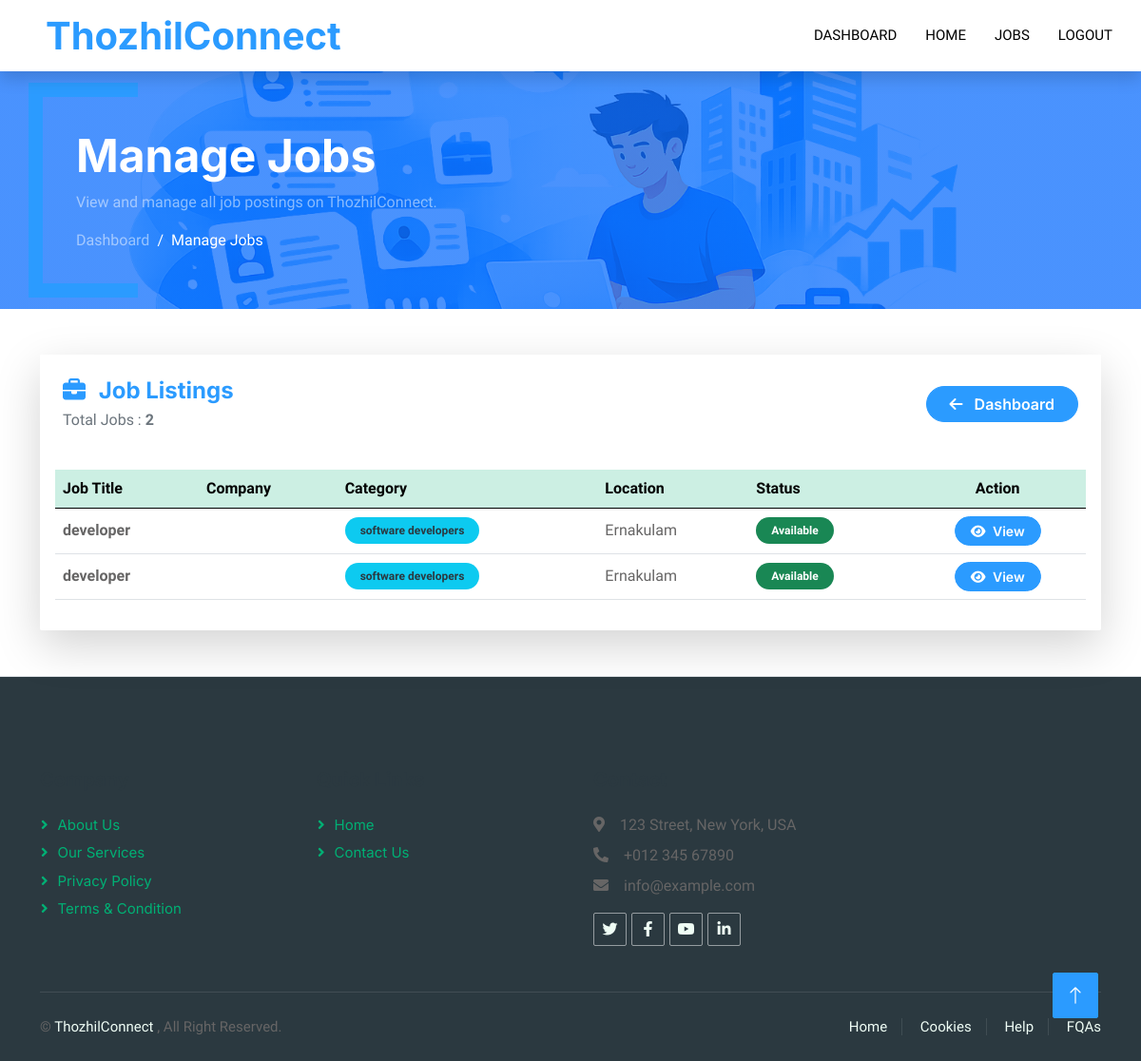
The app's page /adminpanel/jobs (signed in), older data.
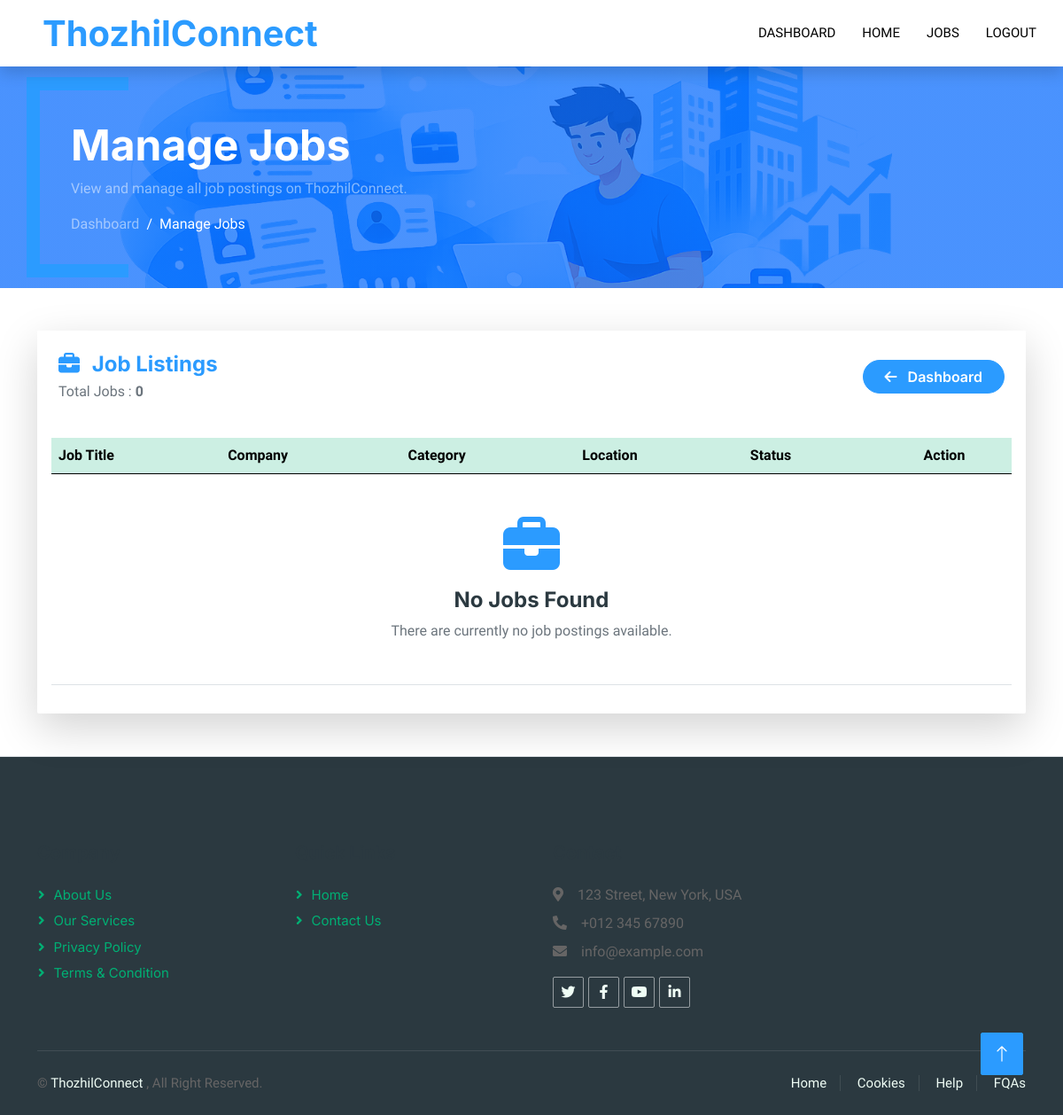
The same page, newer data.
### jobs/models.py (models this page shows, shortened)
class Job(models.Model):
    job_types_choices = [("full-time", "Full Time"),
                         ("part-time", "Part Time"),]
    experiences_choices = [ ("0-1", "0-1 Years"),
                    ("1-3", "1-3 Years"),
                    ("3-5", "3-5 Years"),
                    ("5+", "5+ Years"),]
    status_choices = [('available','available'),('closed','closed')]
    job_title = models.CharField(max_length=100)
    description = models.TextField()
    location = models.CharField(max_length=50)
    salary = models.IntegerField()
    requirements = models.TextField()
    category = models.ForeignKey(Category,on_delete=models.CASCADE,related_name='jobs')
    recruiter = models.ForeignKey(RecruiterProfile,on_delete=models.CASCADE,related_name='jobs')
    job_type = models.CharField(max_length=20, choices=job_types_choices)
    experience = models.CharField(max_length=20 , choices=experiences_choices)
    status = models.CharField(max_length=20,choices=status_choices)
    created_at = models.DateTimeField(auto_now_add=True)
    updated_at = models.DateTimeField(auto_now=True)

class Category(models.Model):
    category_name = models.CharField(max_length=100)
    icon = icon = models.CharField(max_length=100,default="fa-solid fa-briefcase")

### adminpanel/views.py (the view)
# urls.py: path('jobs',views.ManageJobsView.as_view(),name="jobs"),
class ManageJobsView(View):
    def get(self,request):
        if not request.user.is_superuser:
            return redirect("home")
        jobs = Job.objects.select_related("recruiter","category")
        context ={"jobs":jobs}
        return render(request,'adminpanel/jobs.html',context)

### templates/adminpanel/jobs.html (shortened to what this page needs)
{% extends 'base.html' %}
{% load static %}
{% block content %}
<div class="container-fluid page-header mb-5">
    <div class="container py-5">
        <h1 class="display-5 text-white fw-bold">
            Manage Jobs
        </h1>
        <p class="text-white-50">
            View and manage all job postings on ThozhilConnect.
        </p>
        <nav aria-label="breadcrumb">
            <ol class="breadcrumb mb-0">
                <li class="breadcrumb-item">
                    <a href="{% url 'adminpanel:admindashboard' %}"
                       class="text-white-50">
                        Dashboard
                    </a>
                </li>
                <li class="breadcrumb-item active text-white">
                    Manage Jobs
                </li>
            </ol>
        </nav>
    </div>
</div>
<div class="container mb-5">
    <div class="card border-0 shadow-lg rounded-4">
        <div class="card-header bg-white border-0 py-4 px-4">
            <div class="d-flex justify-content-between align-items-center">
                <div>
                    <h4 class="fw-bold text-secondary mb-1">
                        <i class="fa-solid fa-briefcase me-2"></i>
                        Job Listings
                    </h4>
                    <p class="text-muted mb-0">
                        Total Jobs :
                        <strong>{{ jobs|length }}</strong>
                    </p>
                </div>
                <a href="{% url 'adminpanel:admindashboard' %}"
                   class="btn btn-secondary rounded-pill px-4">
                    <i class="fa-solid fa-arrow-left me-2"></i>
                    Dashboard
                </a>
            </div>
        </div>
        <div class="card-body">
            <div class="table-responsive">
                <table class="table table-hover align-middle">
                    <thead class="table-primary">
                        <tr>
                            <th>Job Title</th>
                            <th>Company</th>
                            <th>Category</th>
                            <th>Location</th>
                            <th>Status</th>
                            <th class="text-center">
                                Action
                            </th>
                        </tr>
                    </thead>
                    <tbody>
                    {% for job in jobs %}
                 <tr>
    <td>
        <strong>{{ job.job_title }}</strong>
    </td>
    <td>
    </td>
    <td>
        <span class="badge bg-info text-dark rounded-pill px-3 py-2">
            {{ job.category.category_name }}
        </span>
    </td>
    <td>
        {{ job.location }}
    </td>
    <td>
        {% if job.status == "available" %}
            <span class="badge bg-success rounded-pill px-3 py-2">
                Available
            </span>
        {% else %}
            <span class="badge bg-danger rounded-pill px-3 py-2">
                Closed
            </span>
        {% endif %}
    </td>
    <td class="text-center">
        <a href="{% url 'adminpanel:jobdetail' job.id %}"
           class="btn btn-secondary rounded-pill btn-sm px-3">
            <i class="fa-solid fa-eye me-1"></i>
            View
        </a>
    </td>
</tr>
{% empty %}
<tr>
    <td colspan="6" class="text-center py-5">
        <i class="fa-solid fa-briefcase fa-4x text-secondary mb-3"></i>
        <h4 class="fw-bold">
            No Jobs Found
        </h4>
        <p class="text-muted mb-0">
            There are currently no job postings available.
        </p>
    </td>
</tr>
{% endfor %}
                    </tbody>
                </table>
            </div>
        </div>
    </div>
</div>
{% endblock %}

Row changes from the older to the newer data that the page shows:
removed Job: job_title "developer", category.category_name "software developers", location "Ernakulam", status "Available"
removed Job: job_title "developer", category.category_name "software developers", location "Ernakulam", status "Available"
Text that changed along with them:
{{ jobs|length }}: "2" → "0"
text now shown: "No Jobs Found There are currently no job postings available."
